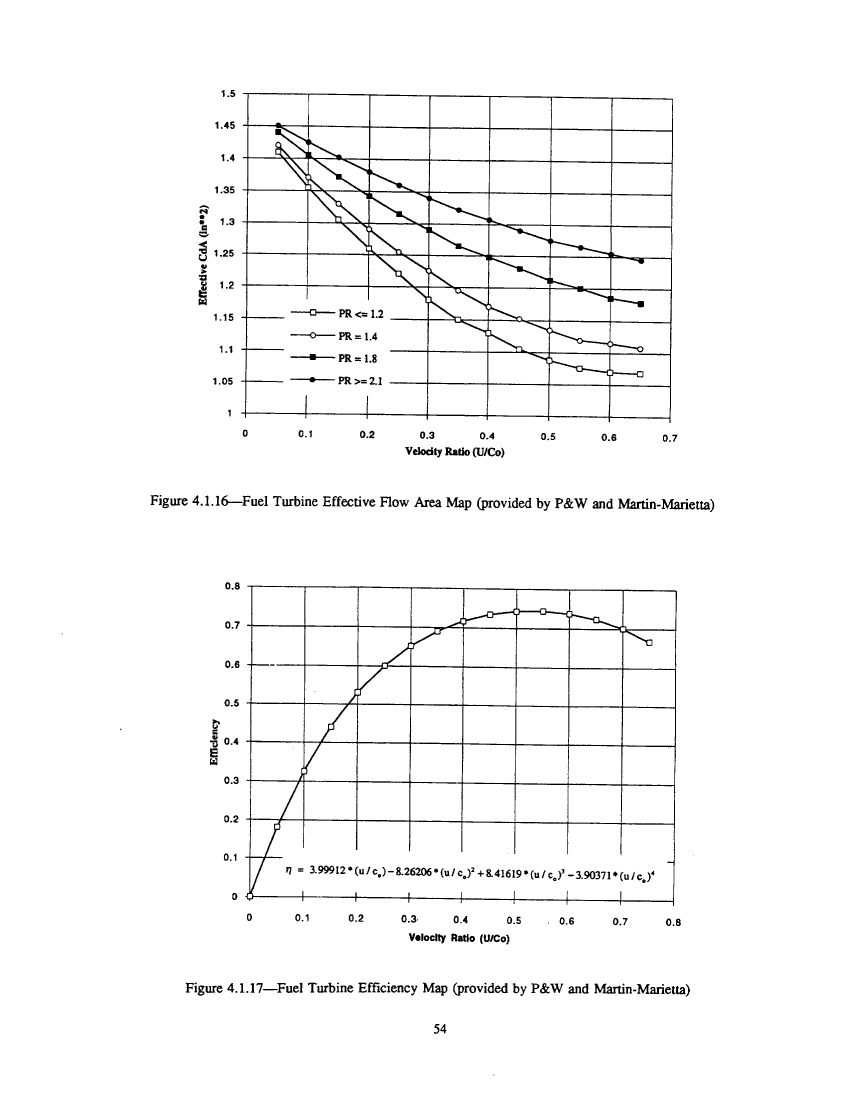
#> input picture validation/rl10/maps/scans/p60.png, 2541 x 3300 px (shown at 1/3 size)
$ python digitize_area.py
#> lines starting #> are read from the running program, lines starting #| are printed output that depends on the picture; after the words box and inside, x2 and y2 are one past the last pixel; in counts of white or black regions, pixels touching at a corner belong together
### validation/rl10/maps/digitize.py
"""Digitize the marker points of the RL10 turbomachinery maps (NASA TM-107318,
figures 4.1.1-4.1.8) from 300 dpi page scans in scans/.

Each figure is deskewed (the scans are rotated by a fraction of a degree), the
grid lines are located by projection, mapped to the printed tick values, and
the hollow markers (squares / triangles) are located as enclosed white regions
of marker size. Outputs maps_digitized.json and overlay PNGs for checking.
"""
import json
import sys
from pathlib import Path

import numpy as np
from PIL import Image, ImageDraw
from scipy import ndimage

HERE = Path(__file__).resolve().parent

# page, crop box (x0, y0, x1, y1) in 300-dpi pixels, x ticks, y ticks
FIGS = {
    "4.1.1": dict(page=52, box=(560, 280, 1960, 1260), xt=[0, 0.025, 0.05, 0.075, 0.1, 0.125, 0.15], yt=[0, 0.1, 0.2, 0.3, 0.4, 0.5, 0.6, 0.7]),
    "4.1.2": dict(page=52, box=(560, 1740, 1960, 2700), xt=[0, 0.025, 0.05, 0.075, 0.1, 0.125, 0.15], yt=[0.2, 0.25, 0.3, 0.35, 0.4, 0.45, 0.5, 0.55, 0.6, 0.65, 0.7]),
    "4.1.3": dict(page=53, box=(560, 300, 1960, 1180), xt=[0, 0.02, 0.04, 0.06, 0.08, 0.1, 0.12], yt=[0, 0.1, 0.2, 0.3, 0.4, 0.5, 0.6]),
    "4.1.4": dict(page=53, box=(560, 1740, 1960, 2640), xt=[0, 0.025, 0.05, 0.075, 0.1, 0.125, 0.15], yt=[0, 0.1, 0.2, 0.3, 0.4, 0.5, 0.6, 0.7]),
    "4.1.5": dict(page=54, box=(600, 330, 1960, 1200), xt=[0, 0.2, 0.4, 0.6, 0.8, 1.0, 1.2, 1.4], yt=[0, 0.2, 0.4, 0.6, 0.8, 1.0, 1.2]),
    "4.1.6": dict(page=54, box=(640, 1750, 1960, 2640), xt=[0, 0.02, 0.04, 0.06, 0.08, 0.1, 0.12], yt=[0.68, 0.69, 0.70, 0.71, 0.72, 0.73, 0.74, 0.75]),
    "4.1.7": dict(page=55, box=(600, 300, 1960, 1220), xt=[0, 0.02, 0.04, 0.06, 0.08, 0.1, 0.12], yt=[0, 0.1, 0.2, 0.3, 0.4, 0.5, 0.6, 0.7]),
    "4.1.8": dict(page=55, box=(620, 1640, 1960, 2560), xt=[0, 0.2, 0.4, 0.6, 0.8, 1.0, 1.2, 1.4], yt=[0, 0.2, 0.4, 0.6, 0.8, 1.0, 1.2]),
}


def load(page):
    return np.array(Image.open(HERE / "scans" / f"p{page}.png").convert("L")) < 128


def best_angle(b, axis):
    """Angle (deg) that makes grid lines most axis-aligned (sharpest projection)."""
    best = (-1, 0.0)
    for a in np.arange(-1.5, 1.51, 0.05):
        r = ndimage.rotate(b.astype(np.float32), a, reshape=False, order=1) > 0.5
        p = r.mean(axis=axis)
        score = np.sort(p)[-12:].sum()
        if score > best[0]:
            best = (score, a)
    return best[1]


def lines(proj, thresh, minsep=15):
    idx = np.where(proj > thresh)[0]
    groups = []
    for i in idx:
        if groups and i - groups[-1][-1] <= 3:
            groups[-1].append(i)
        else:
            groups.append([i])
    c = [float(np.average(g, weights=proj[g])) for g in groups]
    out = []
    for v in c:
        if not out or v - out[-1] > minsep:
            out.append(v)
    return out


def grid_map(pos, ticks, ascending):
    """Linear pixel->value map from detected grid lines. Lines may be missing
    (hidden under text); each line is assigned a tick index from the uniform
    spacing, counting from the first line (left axis / top frame)."""
    pos = sorted(pos)
    d = np.diff(pos)
    sp = np.median(d[d < 1.3 * d.min()])
    idx = np.round((np.array(pos) - pos[0]) / sp).astype(int)
    keep = idx < len(ticks)
    t = np.array(ticks if ascending else list(reversed(ticks)))
    return np.polyfit(np.array(pos)[keep], t[idx[keep]], 1)


# [44 lines left out: function digitize, not called in this run]


# [9 lines that do not run on import are left out]

### validation/rl10/maps/digitize_area.py
"""Digitize TM-107318 figure 4.1.16 (turbine effective CdA vs velocity ratio for
four pressure ratios). After deskewing, enclosed regions are filled and a
morphological opening removes the curve and grid lines, leaving the markers
(hollow or filled squares and circles). Marker fill (hollow/filled) and shape
(square/circle) identify the pressure-ratio series."""
import json
from pathlib import Path

import numpy as np
from PIL import Image, ImageDraw
from scipy import ndimage

from digitize import best_angle, grid_map, lines

HERE = Path(__file__).resolve().parent
BOX = (700, 250, 2050, 1400)
XT = [0, 0.1, 0.2, 0.3, 0.4, 0.5, 0.6, 0.7]
YT = [1.0, 1.05, 1.1, 1.15, 1.2, 1.25, 1.3, 1.35, 1.4, 1.45, 1.5]
# legend box (in figure units) to ignore
LEGEND = (0.05, 0.27, 1.02, 1.135)


def run(debug_png=None):
    page = np.array(Image.open(HERE / "scans" / "p60.png").convert("L")) < 128
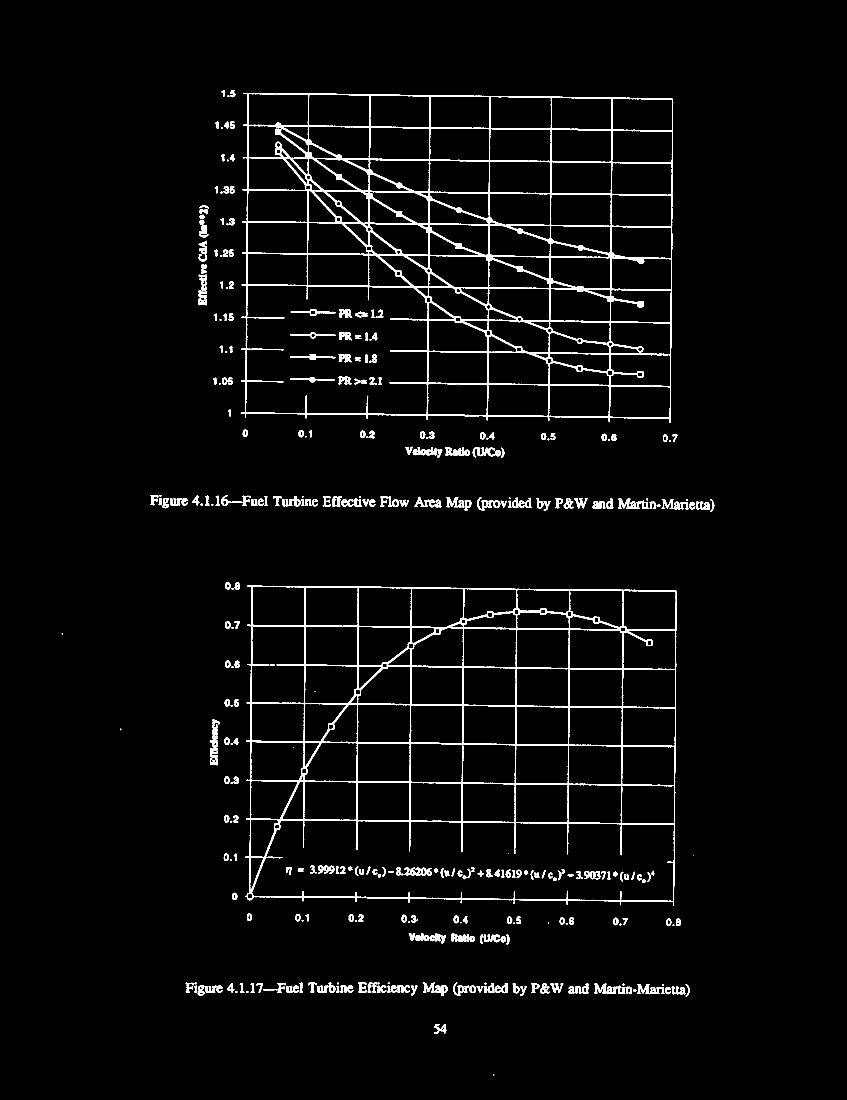
#> page: shape (3300, 2541) bool (shown at 1/3 size); 2.9% white; 387 white regions (21 under 20 px), largest, box (x1, y1, x2, y2) and area: (722, 279, 2020, 1269) 96908, (736, 1757, 2031, 2718) 66767, (1855, 1496, 1947, 1527) 1289
    x0, y0, x1, y1 = BOX
    b = page[y0:y1, x0:x1]
#> b: shape (1150, 1350) bool; 7.2% white; 76 white regions (7 under 20 px), largest, box (x1, y1, x2, y2) and area: (22, 29, 1320, 1019) 96908, (538, 1091, 600, 1116) 845, (171, 812, 306, 830) 819
    ang = best_angle(b, 1)
#> the loop in best_angle, `for a in np.arange(-1.5, 1.51, 0.05):` made 61 passes
#> (score, best) on passes 1 to 8: (2.29, (2.29, -1.5)), (2.29, (2.29, -1.45)), (2.3, (2.3, -1.4)), (2.31, (2.31, -1.35)), (2.31, (2.31, -1.3)), (2.33, (2.33, -1.25)), (2.33, (2.33, -1.2)), (2.33, (2.33, -1.15))
#> pass 1, in best_angle, `r = ndimage.rotate(b.astype(np.float32), a, reshape=False, order=1) > ..`:
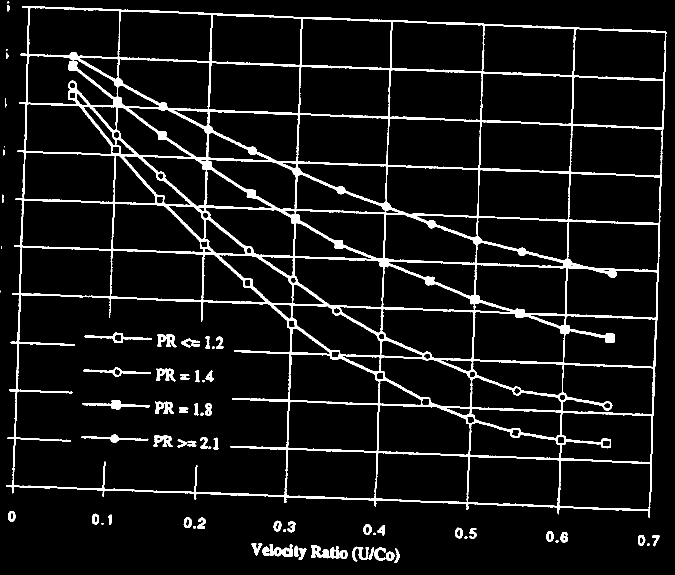
#> r: shape (1150, 1350) bool (shown at 1/2 size); 7.2% white; 75 white regions (6 under 20 px), largest, box (x1, y1, x2, y2) and area: (12, 12, 1333, 1035) 96958, (524, 1088, 586, 1114) 844, (165, 800, 300, 819) 819
#> ang = 0.7
    r = ndimage.rotate(b.astype(np.float32), ang, reshape=False, order=1) > 0.5
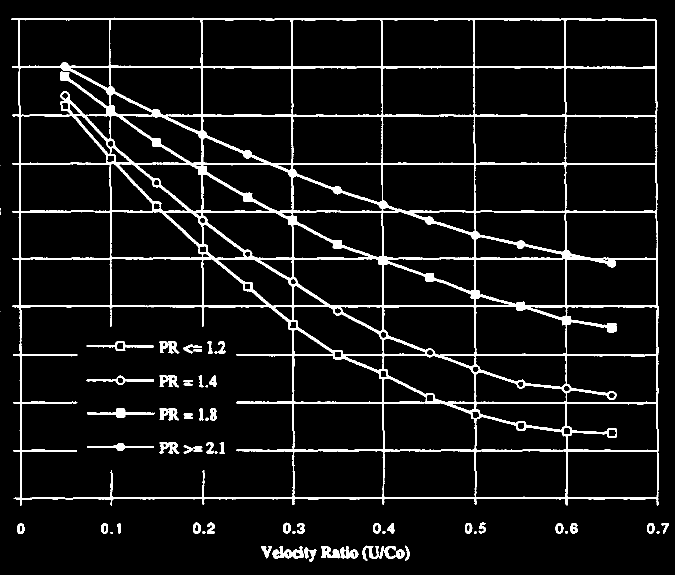
#> r: shape (1150, 1350) bool (shown at 1/2 size); 7.1% white; 69 white regions (6 under 20 px), largest, box (x1, y1, x2, y2) and area: (22, 35, 1318, 1012) 96970, (545, 1092, 607, 1117) 849, (174, 817, 309, 835) 819
    hy = lines(r.mean(axis=1), 0.45)
#> in lines, `idx = np.where(proj > thresh)[0]`: idx = 40 values from 37 to 997
#> the loop in lines, `for i in idx:` made 40 passes
#> i on passes 1 to 8: 37, 38, 39, 132, 133, 134, 135, 229
#> after the loop in lines, `for i in idx:`: groups = [[37, 38, 39], [132, 133, 134, 135], [229, 230, 231, 232], [326, 327, 328, 329], [421, 422, 423, 424], [515, 516, 517, 518], [611, 612, 613], [708, 709, 710, 711], [804, 805, 806], [899, 900, 901, 902], [995, 996, 997]]
#> in lines, `c = [float(np.average(g, weights=proj[g])) for g in groups]`: c = [37.98, 133.7, 230.7, 327.3, 422.7, 516.6, 612, 709.5, 805, 900.6, 996]
#> the loop in lines, `for v in c:` made 11 passes
#> v on passes 1 to 8: 37.98, 133.7, 230.7, 327.3, 422.7, 516.6, 612, 709.5
#> after the loop in lines, `for v in c:`: out has the same summary as c
#> hy has the same summary as c in lines
    vx = lines(r.mean(axis=0), 0.45)
#> the loop in lines (call 2), `for i in idx:` made 19 passes
#> i on passes 1 to 8: 39, 40, 41, 221, 404, 405, 584, 585
#> the loop in lines (call 2), `for v in c:` made 8 passes
#> v on passes 1 to 8: 40.03, 221, 404.5, 585, 765, 949.5, 1131.5, 1313.9
#> vx = [40.03, 221, 404.5, 585, 765, 949.5, 1131.5, 1313.9]
    fx = grid_map(vx, XT, True)
#> in grid_map, `pos = sorted(pos)`: pos has the same summary as vx in run
#> in grid_map, `d = np.diff(pos)`: d = [181, 183.5, 180.5, 180, 184.5, 182, 182.4]
#> in grid_map, `sp = np.median(d[d < 1.3 * d.min()])`: sp = 182
#> in grid_map, `idx = np.round((np.array(pos) - pos[0]) / sp).astype(int)`: idx = [0, 1, 2, 3, 4, 5, 6, 7]
#> in grid_map, `keep = idx < len(ticks)`: keep = [True, True, True, True, True, True, True, True]
#> fx = [0.00055, -0.0217]
    fy = grid_map(hy, YT, False)
#> fy = [-0.000522, 1.52]
    holes = ndimage.binary_fill_holes(r) & ~r
#> holes: shape (1150, 1350) bool; 72.4% white; 32 black regions (1 under 20 px), largest, box (x1, y1, x2, y2) and area: (0, 0, 1350, 1150) 420572, (174, 817, 309, 835) 819, (173, 682, 307, 702) 696
    hl, nh = ndimage.label(holes)
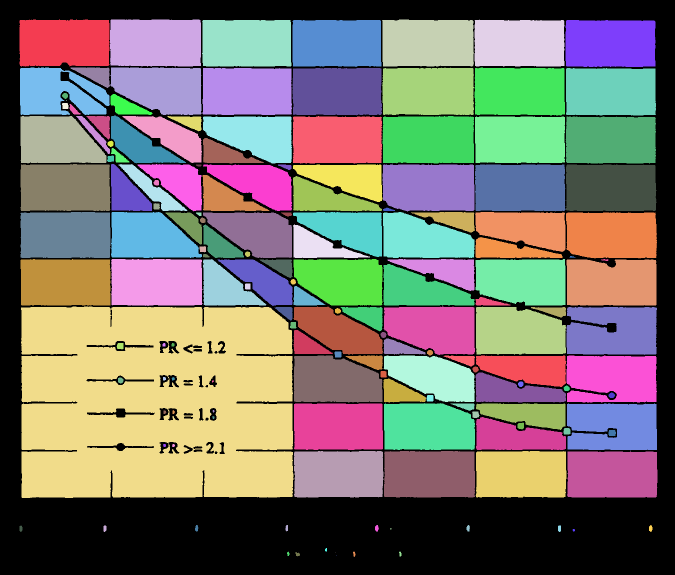
#> hl: shape (1150, 1350) int32 (shown at 1/2 size); 160 distinct labels, from 0 to 159; one colour per label, 0 black
#> nh = 159
    sizes = ndimage.sum(holes, hl, range(1, nh + 1))
#> sizes = 159 values, max 194492 at index 85, min 1 at index 121, mean 7073.4
    small = np.isin(hl, 1 + np.where(sizes < 300)[0])
#> small: shape (1150, 1350) bool; 0.36% white; 67 white regions (7 under 20 px), largest, box (x1, y1, x2, y2) and area: (139, 208, 161, 229) 216, (556, 329, 583, 340) 180, (853, 790, 867, 803) 171
    filled = r | small
#> filled: shape (1150, 1350) bool; 7.5% white; 69 white regions (6 under 20 px), largest, box (x1, y1, x2, y2) and area: (22, 35, 1318, 1012) 101168, (545, 1092, 607, 1117) 935, (173, 682, 307, 702) 850
    core = ndimage.binary_opening(filled, structure=np.ones((9, 9)))
#> core: shape (1150, 1350) bool; 1.5% white; 82 white regions, largest, box (x1, y1, x2, y2) and area: (122, 184, 164, 232) 1128, (552, 326, 593, 354) 691, (559, 421, 594, 450) 655
    lab, n = ndimage.label(core)
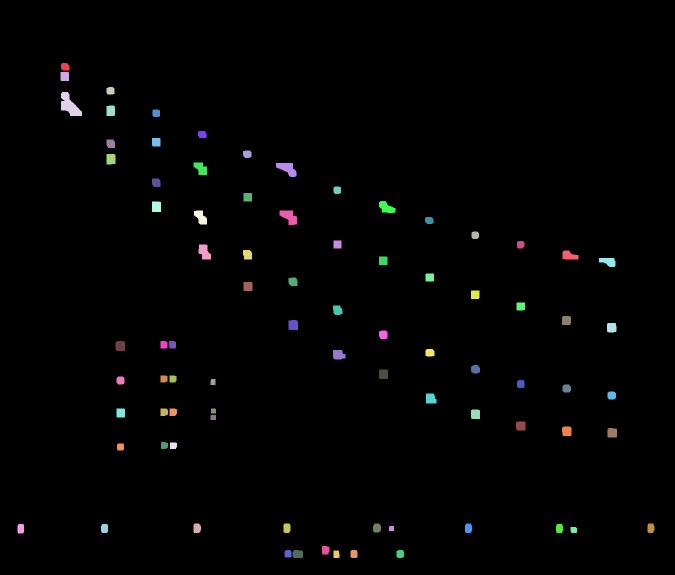
#> lab: shape (1150, 1350) int32 (shown at 1/2 size); 83 distinct labels, from 0 to 82; one colour per label, 0 black
#> n = 82
    pts = []
    for i, sl in enumerate(ndimage.find_objects(lab), 1):
        h, w = sl[0].stop - sl[0].start, sl[1].stop - sl[1].start
        if not (10 <= h <= 30 and 10 <= w <= 30):
            continue
        cy, cx = ndimage.center_of_mass(lab == i)
        X, Y = float(np.polyval(fx, cx)), float(np.polyval(fy, cy))
        if LEGEND[0] <= X <= LEGEND[1] and LEGEND[2] <= Y <= LEGEND[3]:
            continue
        # hollow if the original (unfilled) marker has a white interior
        win = r[int(cy) - 3: int(cy) + 4, int(cx) - 3: int(cx) + 4]
        hollow = win.mean() < 0.5
        # square vs circle: corner pixels of the filled blob
        blob = (lab[sl] == i)
        corners = blob[0, 0] + blob[0, -1] + blob[-1, 0] + blob[-1, -1]
        shape = "square" if corners >= 3 else "circle"
        pts.append({"x": X, "y": Y, "hollow": bool(hollow), "shape": shape, "px": (cx, cy), "size": (w, h)})
#> this loop made 82 passes
#> (h, w, cy, cx, X, Y, hollow, corners) on passes 1, 2, 3, 5, 6, 7, 8, 9: (15, 17, 133.2, 130, 0.0497, 1.45, False, True), (18, 17, 152.5, 129, 0.0492, 1.44, False, True), (15, 16, 181.2, 220.6, 0.0995, 1.43, False, False), (21, 17, 221.2, 221, 0.0998, 1.4, False, True), (15, 15, 225.9, 311.9, 0.15, 1.4, False, False), (14, 17, 268.6, 404.1, 0.2, 1.38, False, True), (17, 17, 284, 312, 0.15, 1.37, False, True), (17, 17, 287, 221, 0.0998, 1.37, True, True)
#> after the loop, pts = 64 items
    # series by rank: at every velocity ratio the curves are ordered PR >= 2.1 > 1.8 > 1.4 > 1.2
    cols = {}
    for p in pts:
        xr = round(p["x"] / 0.05) * 0.05
        if p["y"] > 1.0 and abs(p["x"] - xr) < 0.01 and 0.04 < xr < 0.66:
            cols.setdefault(round(xr, 2), []).append(p)
#> this loop made 64 passes
#> xr on passes 1 to 8: 0.05, 0.05, 0.1, 0.1, 0.15, 0.2, 0.15, 0.1
#> after the loop, cols = 13 items
    out = {2.1: [], 1.8: [], 1.4: [], 1.2: []}
    for xr, ps in sorted(cols.items()):
        ps.sort(key=lambda q: -q["y"])
        if len(ps) == 4:
            for pr, q in zip((2.1, 1.8, 1.4, 1.2), ps):
                q["pr"] = pr
                out[pr].append((xr, round(q["y"], 4)))
        elif len(ps) > 4:
            # extra blobs below the curves (legend lettering): keep the top four
            for pr, q in zip((2.1, 1.8, 1.4, 1.2), ps[:4]):
                q["pr"] = pr
                out[pr].append((xr, round(q["y"], 4)))
#> this loop made 13 passes
#> xr on passes 1 to 8: 0.05, 0.1, 0.15, 0.2, 0.25, 0.3, 0.35, 0.4
#> after the loop, q = {'x': 0.551, 'y': 1.08, 'hollow': True, 'shape': 'circle', 'px': (1041.2, 851.5), 'size': (19, 18), 'pr': 1.2}
    # leftmost column: the two upper markers are separate, the lower two merge
    if 0.05 in cols and len(cols[0.05]) == 2:
        for pr, q in zip((2.1, 1.8), sorted(cols[0.05], key=lambda q: -q["y"])):
            q["pr"] = pr
            out[pr].append((0.05, round(q["y"], 4)))
#> this loop made 2 passes
#> pr on passes 1 to 2: 2.1, 1.8
    # columns with markers merged into grid lines or into each other: assign each
    # marker found to the nearest series (interpolated from the complete columns)
    full = {pr: dict(v) for pr, v in out.items()}
#> full = 4 items
    for xr, ps in sorted(cols.items()):
        if len(ps) >= 4 or xr < 0.075:
            continue
        for q in ps:
            est = {pr: np.interp(xr, sorted(f), [f[k] for k in sorted(f)]) for pr, f in full.items()}
            pr = min(est, key=lambda k: abs(est[k] - q["y"]))
            if abs(est[pr] - q["y"]) < 0.03:
                q["pr"] = pr
                out[pr].append((xr, round(q["y"], 4)))
        print(f"u/c0 {xr}: {len(ps)} of 4 markers found")
#> after the loop, q = {'x': 0.651, 'y': 1.07, 'hollow': True, 'shape': 'circle', 'px': (1223.9, 865.3), 'size': (19, 19), 'pr': 1.2}
    for pr in out:
        out[pr].sort()
    if debug_png:
        im = Image.fromarray(((~r) * 255).astype(np.uint8)).convert("RGB")
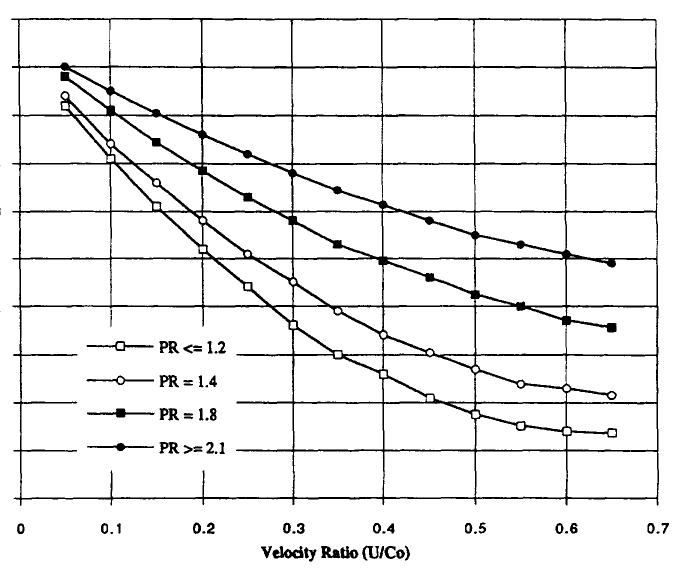
#> im: PIL image 1350x1150 RGB (shown at 1/2 size); 92.9% white; 69 black regions (6 under 20 px), largest, box (x1, y1, x2, y2) and area: (22, 35, 1318, 1012) 96970, (545, 1092, 607, 1117) 849, (174, 817, 309, 835) 819
        d = ImageDraw.Draw(im)
        col = {1.2: (255, 0, 0), 1.4: (0, 160, 0), 1.8: (0, 0, 255), 2.1: (255, 140, 0)}
        for p in pts:
            if "pr" not in p:
                continue
            pr = p["pr"]
            cx, cy = p["px"]
            d.ellipse([cx - 13, cy - 13, cx + 13, cy + 13], outline=col[pr], width=3)
#> this loop made 64 passes
#> (pr, cx, cy) on passes 1 to 8: (2.1, 130, 133.2), (1.8, 129, 152.5), (2.1, 220.6, 181.2), (1.8, 221, 221.2), (2.1, 311.9, 225.9), (2.1, 404.1, 268.6), (1.8, 312, 284), (1.4, 221, 287)
        im.save(debug_png)
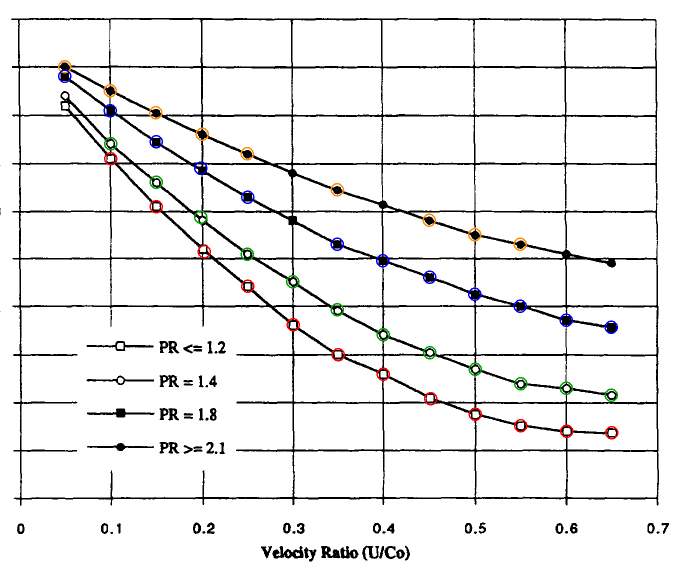
#> saved as check_area.png: PIL image 1350x1150 RGB (shown at 1/2 size); mean R, G, B 236.3, 236, 236
    return {"angle": ang, "series": {str(k): v for k, v in sorted(out.items())}}


if __name__ == "__main__":
    res = run(HERE / "check_area.png")
    for k, v in res["series"].items():
        print(k, len(v), v)
#> this loop made 4 passes
#> k on passes 1 to 4: '1.2', '1.4', '1.8', '2.1'
#> (printed output is left out)
    (HERE / "area_digitized_raw.json").write_text(json.dumps(res, indent=1))
